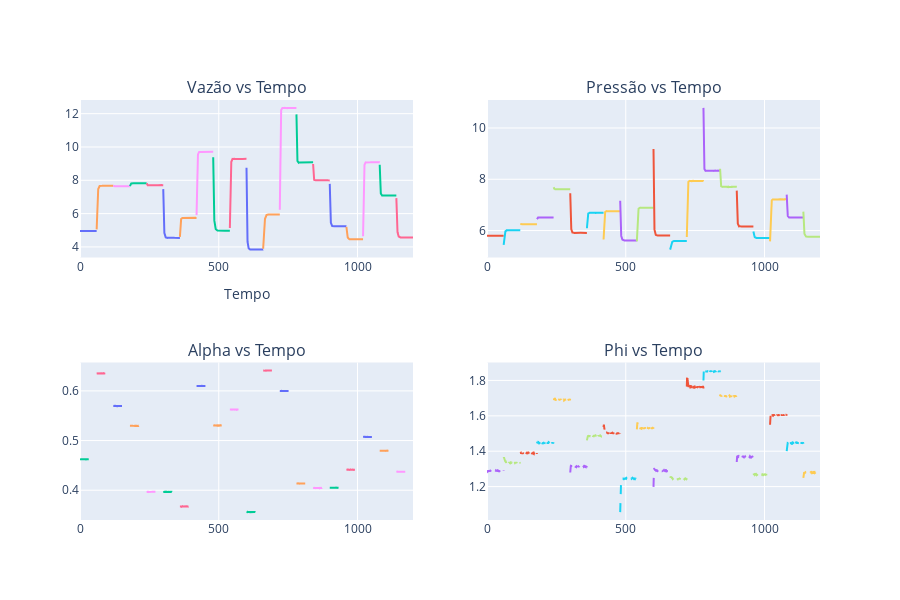

Here is the notebook cell this chart was saved with:
### Markdown cell above
##### Gráfico do Modelo

### Code cell
fig = make_subplots(rows=2, cols=2, subplot_titles=("Vazão vs Tempo", "Pressão vs Tempo", "Alpha vs Tempo", "Phi vs Tempo"))

for i in range(0, nAlphas):
    # Vazão
    fig.add_trace(go.Scatter(x=interval[i], y=np.squeeze(massFlowrate[i]), mode='lines',
                             name='Vazão', legendgroup='massflow', showlegend=i == 0), row = 1, col = 1)
    # Pressão
    fig.add_trace(go.Scatter(x=interval[i], y=np.squeeze(PlenumPressure[i]), mode='lines',
                             name='Pressão', legendgroup='pressure', showlegend=i == 0), row = 1, col = 2)
    # Alphas
    fig.add_trace(go.Scatter(x=interval[i], y=np.squeeze(alpha_values[i]), mode='lines', 
                             name='Alphas', line=dict(dash='dash'), legendgroup='alpha', showlegend=i == 0), row = 2, col = 1)
    # Phi
    fig.add_trace(go.Scatter(x=interval[i], y=np.squeeze(phi_values[i]), mode='lines', 
                             name='Alphas', line=dict(dash='dash'), legendgroup='alpha', showlegend=i == 0), row = 2, col = 2)

# Atualiza layout
fig.update_layout(
    xaxis_title='Tempo',
    grid=dict(rows=1, columns=3),
    template='plotly',
    showlegend=False,
    height = 600
)

# Mostra a figura
fig.show()

### Figure 1 — Plotly figure (JSON) as saved in the notebook; plotly's stock layout.template omitted (floating-point values rounded to 4 significant figures; data arrays with more than 128 entries replaced by an {"elided": "..."} marker saying what was removed)
{"data": [{"legendgroup": "massflow", "mode": "lines", "name": "Vazão", "showlegend": true, "type": "scatter", "x": {"elided": "600 float values"}, "xaxis": "x", "y": {"elided": "600 float values"}, "yaxis": "y"}, {"legendgroup": "pressure", "mode": "lines", "name": "Pressão", "showlegend": true, "type": "scatter", "x": {"elided": "600 float values"}, "xaxis": "x2", "y": {"elided": "600 float values"}, "yaxis": "y2"}, {"legendgroup": "alpha", "line": {"dash": "dash"}, "mode": "lines", "name": "Alphas", "showlegend": true, "type": "scatter", "x": {"elided": "600 float values"}, "xaxis": "x3", "y": {"elided": "600 float values"}, "yaxis": "y3"}, {"legendgroup": "alpha", "line": {"dash": "dash"}, "mode": "lines", "name": "Alphas", "showlegend": true, "type": "scatter", "x": {"elided": "600 float values"}, "xaxis": "x4", "y": {"elided": "600 float values"}, "yaxis": "y4"}, {"legendgroup": "massflow", "mode": "lines", "name": "Vazão", "showlegend": false, "type": "scatter", "x": {"elided": "600 float values"}, "xaxis": "x", "y": {"elided": "600 float values"}, "yaxis": "y"}, {"legendgroup": "pressure", "mode": "lines", "name": "Pressão", "showlegend": false, "type": "scatter", "x": {"elided": "600 float values"}, "xaxis": "x2", "y": {"elided": "600 float values"}, "yaxis": "y2"}, {"legendgroup": "alpha", "line": {"dash": "dash"}, "mode": "lines", "name": "Alphas", "showlegend": false, "type": "scatter", "x": {"elided": "600 float values"}, "xaxis": "x3", "y": {"elided": "600 float values"}, "yaxis": "y3"}, {"legendgroup": "alpha", "line": {"dash": "dash"}, "mode": "lines", "name": "Alphas", "showlegend": false, "type": "scatter", "x": {"elided": "600 float values"}, "xaxis": "x4", "y": {"elided": "600 float values"}, "yaxis": "y4"}, {"legendgroup": "massflow", "mode": "lines", "name": "Vazão", "showlegend": false, "type": "scatter", "x": {"elided": "600 float values"}, "xaxis": "x", "y": {"elided": "600 float values"}, "yaxis": "y"}, {"legendgroup": "pressure", "mode": "lines", "name": "Pressão", "showlegend": false, "type": "scatter", "x": {"elided": "600 float values"}, "xaxis": "x2", "y": {"elided": "600 float values"}, "yaxis": "y2"}, {"legendgroup": "alpha", "line": {"dash": "dash"}, "mode": "lines", "name": "Alphas", "showlegend": false, "type": "scatter", "x": {"elided": "600 float values"}, "xaxis": "x3", "y": {"elided": "600 float values"}, "yaxis": "y3"}, {"legendgroup": "alpha", "line": {"dash": "dash"}, "mode": "lines", "name": "Alphas", "showlegend": false, "type": "scatter", "x": {"elided": "600 float values"}, "xaxis": "x4", "y": {"elided": "600 float values"}, "yaxis": "y4"}, {"legendgroup": "massflow", "mode": "lines", "name": "Vazão", "showlegend": false, "type": "scatter", "x": {"elided": "600 float values"}, "xaxis": "x", "y": {"elided": "600 float values"}, "yaxis": "y"}, {"legendgroup": "pressure", "mode": "lines", "name": "Pressão", "showlegend": false, "type": "scatter", "x": {"elided": "600 float values"}, "xaxis": "x2", "y": {"elided": "600 float values"}, "yaxis": "y2"}, {"legendgroup": "alpha", "line": {"dash": "dash"}, "mode": "lines", "name": "Alphas", "showlegend": false, "type": "scatter", "x": {"elided": "600 float values"}, "xaxis": "x3", "y": {"elided": "600 float values"}, "yaxis": "y3"}, {"legendgroup": "alpha", "line": {"dash": "dash"}, "mode": "lines", "name": "Alphas", "showlegend": false, "type": "scatter", "x": {"elided": "600 float values"}, "xaxis": "x4", "y": {"elided": "600 float values"}, "yaxis": "y4"}, {"legendgroup": "massflow", "mode": "lines", "name": "Vazão", "showlegend": false, "type": "scatter", "x": {"elided": "600 float values"}, "xaxis": "x", "y": {"elided": "600 float values"}, "yaxis": "y"}, {"legendgroup": "pressure", "mode": "lines", "name": "Pressão", "showlegend": false, "type": "scatter", "x": {"elided": "600 float values"}, "xaxis": "x2", "y": {"elided": "600 float values"}, "yaxis": "y2"}, {"legendgroup": "alpha", "line": {"dash": "dash"}, "mode": "lines", "name": "Alphas", "showlegend": false, "type": "scatter", "x": {"elided": "600 float values"}, "xaxis": "x3", "y": {"elided": "600 float values"}, "yaxis": "y3"}, {"legendgroup": "alpha", "line": {"dash": "dash"}, "mode": "lines", "name": "Alphas", "showlegend": false, "type": "scatter", "x": {"elided": "600 float values"}, "xaxis": "x4", "y": {"elided": "600 float values"}, "yaxis": "y4"}, {"legendgroup": "massflow", "mode": "lines", "name": "Vazão", "showlegend": false, "type": "scatter", "x": {"elided": "600 float values"}, "xaxis": "x", "y": {"elided": "600 float values"}, "yaxis": "y"}, {"legendgroup": "pressure", "mode": "lines", "name": "Pressão", "showlegend": false, "type": "scatter", "x": {"elided": "600 float values"}, "xaxis": "x2", "y": {"elided": "600 float values"}, "yaxis": "y2"}, {"legendgroup": "alpha", "line": {"dash": "dash"}, "mode": "lines", "name": "Alphas", "showlegend": false, "type": "scatter", "x": {"elided": "600 float values"}, "xaxis": "x3", "y": {"elided": "600 float values"}, "yaxis": "y3"}, {"legendgroup": "alpha", "line": {"dash": "dash"}, "mode": "lines", "name": "Alphas", "showlegend": false, "type": "scatter", "x": {"elided": "600 float values"}, "xaxis": "x4", "y": {"elided": "600 float values"}, "yaxis": "y4"}, {"legendgroup": "massflow", "mode": "lines", "name": "Vazão", "showlegend": false, "type": "scatter", "x": {"elided": "600 float values"}, "xaxis": "x", "y": {"elided": "600 float values"}, "yaxis": "y"}, {"legendgroup": "pressure", "mode": "lines", "name": "Pressão", "showlegend": false, "type": "scatter", "x": {"elided": "600 float values"}, "xaxis": "x2", "y": {"elided": "600 float values"}, "yaxis": "y2"}, {"legendgroup": "alpha", "line": {"dash": "dash"}, "mode": "lines", "name": "Alphas", "showlegend": false, "type": "scatter", "x": {"elided": "600 float values"}, "xaxis": "x3", "y": {"elided": "600 float values"}, "yaxis": "y3"}, {"legendgroup": "alpha", "line": {"dash": "dash"}, "mode": "lines", "name": "Alphas", "showlegend": false, "type": "scatter", "x": {"elided": "600 float values"}, "xaxis": "x4", "y": {"elided": "600 float values"}, "yaxis": "y4"}, {"legendgroup": "massflow", "mode": "lines", "name": "Vazão", "showlegend": false, "type": "scatter", "x": {"elided": "600 float values"}, "xaxis": "x", "y": {"elided": "600 float values"}, "yaxis": "y"}, {"legendgroup": "pressure", "mode": "lines", "name": "Pressão", "showlegend": false, "type": "scatter", "x": {"elided": "600 float values"}, "xaxis": "x2", "y": {"elided": "600 float values"}, "yaxis": "y2"}, {"legendgroup": "alpha", "line": {"dash": "dash"}, "mode": "lines", "name": "Alphas", "showlegend": false, "type": "scatter", "x": {"elided": "600 float values"}, "xaxis": "x3", "y": {"elided": "600 float values"}, "yaxis": "y3"}, {"legendgroup": "alpha", "line": {"dash": "dash"}, "mode": "lines", "name": "Alphas", "showlegend": false, "type": "scatter", "x": {"elided": "600 float values"}, "xaxis": "x4", "y": {"elided": "600 float values"}, "yaxis": "y4"}, {"legendgroup": "massflow", "mode": "lines", "name": "Vazão", "showlegend": false, "type": "scatter", "x": {"elided": "600 float values"}, "xaxis": "x", "y": {"elided": "600 float values"}, "yaxis": "y"}, {"legendgroup": "pressure", "mode": "lines", "name": "Pressão", "showlegend": false, "type": "scatter", "x": {"elided": "600 float values"}, "xaxis": "x2", "y": {"elided": "600 float values"}, "yaxis": "y2"}, {"legendgroup": "alpha", "line": {"dash": "dash"}, "mode": "lines", "name": "Alphas", "showlegend": false, "type": "scatter", "x": {"elided": "600 float values"}, "xaxis": "x3", "y": {"elided": "600 float values"}, "yaxis": "y3"}, {"legendgroup": "alpha", "line": {"dash": "dash"}, "mode": "lines", "name": "Alphas", "showlegend": false, "type": "scatter", "x": {"elided": "600 float values"}, "xaxis": "x4", "y": {"elided": "600 float values"}, "yaxis": "y4"}, {"legendgroup": "massflow", "mode": "lines", "name": "Vazão", "showlegend": false, "type": "scatter", "x": {"elided": "600 float values"}, "xaxis": "x", "y": {"elided": "600 float values"}, "yaxis": "y"}, {"legendgroup": "pressure", "mode": "lines", "name": "Pressão", "showlegend": false, "type": "scatter", "x": {"elided": "600 float values"}, "xaxis": "x2", "y": {"elided": "600 float values"}, "yaxis": "y2"}, {"legendgroup": "alpha", "line": {"dash": "dash"}, "mode": "lines", "name": "Alphas", "showlegend": false, "type": "scatter", "x": {"elided": "600 float values"}, "xaxis": "x3", "y": {"elided": "600 float values"}, "yaxis": "y3"}, {"legendgroup": "alpha", "line": {"dash": "dash"}, "mode": "lines", "name": "Alphas", "showlegend": false, "type": "scatter", "x": {"elided": "600 float values"}, "xaxis": "x4", "y": {"elided": "600 float values"}, "yaxis": "y4"}, {"legendgroup": "massflow", "mode": "lines", "name": "Vazão", "showlegend": false, "type": "scatter", "x": {"elided": "600 float values"}, "xaxis": "x", "y": {"elided": "600 float values"}, "yaxis": "y"}, {"legendgroup": "pressure", "mode": "lines", "name": "Pressão", "showlegend": false, "type": "scatter", "x": {"elided": "600 float values"}, "xaxis": "x2", "y": {"elided": "600 float values"}, "yaxis": "y2"}, {"legendgroup": "alpha", "line": {"dash": "dash"}, "mode": "lines", "name": "Alphas", "showlegend": false, "type": "scatter", "x": {"elided": "600 float values"}, "xaxis": "x3", "y": {"elided": "600 float values"}, "yaxis": "y3"}, {"legendgroup": "alpha", "line": {"dash": "dash"}, "mode": "lines", "name": "Alphas", "showlegend": false, "type": "scatter", "x": {"elided": "600 float values"}, "xaxis": "x4", "y": {"elided": "600 float values"}, "yaxis": "y4"}, {"legendgroup": "massflow", "mode": "lines", "name": "Vazão", "showlegend": false, "type": "scatter", "x": {"elided": "600 float values"}, "xaxis": "x", "y": {"elided": "600 float values"}, "yaxis": "y"}, {"legendgroup": "pressure", "mode": "lines", "name": "Pressão", "showlegend": false, "type": "scatter", "x": {"elided": "600 float values"}, "xaxis": "x2", "y": {"elided": "600 float values"}, "yaxis": "y2"}, {"legendgroup": "alpha", "line": {"dash": "dash"}, "mode": "lines", "name": "Alphas", "showlegend": false, "type": "scatter", "x": {"elided": "600 float values"}, "xaxis": "x3", "y": {"elided": "600 float values"}, "yaxis": "y3"}, {"legendgroup": "alpha", "line": {"dash": "dash"}, "mode": "lines", "name": "Alphas", "showlegend": false, "type": "scatter", "x": {"elided": "600 float values"}, "xaxis": "x4", "y": {"elided": "600 float values"}, "yaxis": "y4"}, {"legendgroup": "massflow", "mode": "lines", "name": "Vazão", "showlegend": false, "type": "scatter", "x": {"elided": "600 float values"}, "xaxis": "x", "y": {"elided": "600 float values"}, "yaxis": "y"}, {"legendgroup": "pressure", "mode": "lines", "name": "Pressão", "showlegend": false, "type": "scatter", "x": {"elided": "600 float values"}, "xaxis": "x2", "y": {"elided": "600 float values"}, "yaxis": "y2"}, {"legendgroup": "alpha", "line": {"dash": "dash"}, "mode": "lines", "name": "Alphas", "showlegend": false, "type": "scatter", "x": {"elided": "600 float values"}, "xaxis": "x3", "y": {"elided": "600 float values"}, "yaxis": "y3"}, {"legendgroup": "alpha", "line": {"dash": "dash"}, "mode": "lines", "name": "Alphas", "showlegend": false, "type": "scatter", "x": {"elided": "600 float values"}, "xaxis": "x4", "y": {"elided": "600 float values"}, "yaxis": "y4"}, {"legendgroup": "massflow", "mode": "lines", "name": "Vazão", "showlegend": false, "type": "scatter", "x": {"elided": "600 float values"}, "xaxis": "x", "y": {"elided": "600 float values"}, "yaxis": "y"}, {"legendgroup": "pressure", "mode": "lines", "name": "Pressão", "showlegend": false, "type": "scatter", "x": {"elided": "600 float values"}, "xaxis": "x2", "y": {"elided": "600 float values"}, "yaxis": "y2"}, {"legendgroup": "alpha", "line": {"dash": "dash"}, "mode": "lines", "name": "Alphas", "showlegend": false, "type": "scatter", "x": {"elided": "600 float values"}, "xaxis": "x3", "y": {"elided": "600 float values"}, "yaxis": "y3"}, {"legendgroup": "alpha", "line": {"dash": "dash"}, "mode": "lines", "name": "Alphas", "showlegend": false, "type": "scatter", "x": {"elided": "600 float values"}, "xaxis": "x4", "y": {"elided": "600 float values"}, "yaxis": "y4"}, {"legendgroup": "massflow", "mode": "lines", "name": "Vazão", "showlegend": false, "type": "scatter", "x": {"elided": "600 float values"}, "xaxis": "x", "y": {"elided": "600 float values"}, "yaxis": "y"}, {"legendgroup": "pressure", "mode": "lines", "name": "Pressão", "showlegend": false, "type": "scatter", "x": {"elided": "600 float values"}, "xaxis": "x2", "y": {"elided": "600 float values"}, "yaxis": "y2"}, {"legendgroup": "alpha", "line": {"dash": "dash"}, "mode": "lines", "name": "Alphas", "showlegend": false, "type": "scatter", "x": {"elided": "600 float values"}, "xaxis": "x3", "y": {"elided": "600 float values"}, "yaxis": "y3"}, {"legendgroup": "alpha", "line": {"dash": "dash"}, "mode": "lines", "name": "Alphas", "showlegend": false, "type": "scatter", "x": {"elided": "600 float values"}, "xaxis": "x4", "y": {"elided": "600 float values"}, "yaxis": "y4"}, {"legendgroup": "massflow", "mode": "lines", "name": "Vazão", "showlegend": false, "type": "scatter", "x": {"elided": "600 float values"}, "xaxis": "x", "y": {"elided": "600 float values"}, "yaxis": "y"}, {"legendgroup": "pressure", "mode": "lines", "name": "Pressão", "showlegend": false, "type": "scatter", "x": {"elided": "600 float values"}, "xaxis": "x2", "y": {"elided": "600 float values"}, "yaxis": "y2"}, {"legendgroup": "alpha", "line": {"dash": "dash"}, "mode": "lines", "name": "Alphas", "showlegend": false, "type": "scatter", "x": {"elided": "600 float values"}, "xaxis": "x3", "y": {"elided": "600 float values"}, "yaxis": "y3"}, {"legendgroup": "alpha", "line": {"dash": "dash"}, "mode": "lines", "name": "Alphas", "showlegend": false, "type": "scatter", "x": {"elided": "600 float values"}, "xaxis": "x4", "y": {"elided": "600 float values"}, "yaxis": "y4"}, {"legendgroup": "massflow", "mode": "lines", "name": "Vazão", "showlegend": false, "type": "scatter", "x": {"elided": "600 float values"}, "xaxis": "x", "y": {"elided": "600 float values"}, "yaxis": "y"}, {"legendgroup": "pressure", "mode": "lines", "name": "Pressão", "showlegend": false, "type": "scatter", "x": {"elided": "600 float values"}, "xaxis": "x2", "y": {"elided": "600 float values"}, "yaxis": "y2"}, {"legendgroup": "alpha", "line": {"dash": "dash"}, "mode": "lines", "name": "Alphas", "showlegend": false, "type": "scatter", "x": {"elided": "600 float values"}, "xaxis": "x3", "y": {"elided": "600 float values"}, "yaxis": "y3"}, {"legendgroup": "alpha", "line": {"dash": "dash"}, "mode": "lines", "name": "Alphas", "showlegend": false, "type": "scatter", "x": {"elided": "600 float values"}, "xaxis": "x4", "y": {"elided": "600 float values"}, "yaxis": "y4"}, {"legendgroup": "massflow", "mode": "lines", "name": "Vazão", "showlegend": false, "type": "scatter", "x": {"elided": "600 float values"}, "xaxis": "x", "y": {"elided": "600 float values"}, "yaxis": "y"}, {"legendgroup": "pressure", "mode": "lines", "name": "Pressão", "showlegend": false, "type": "scatter", "x": {"elided": "600 float values"}, "xaxis": "x2", "y": {"elided": "600 float values"}, "yaxis": "y2"}, {"legendgroup": "alpha", "line": {"dash": "dash"}, "mode": "lines", "name": "Alphas", "showlegend": false, "type": "scatter", "x": {"elided": "600 float values"}, "xaxis": "x3", "y": {"elided": "600 float values"}, "yaxis": "y3"}, {"legendgroup": "alpha", "line": {"dash": "dash"}, "mode": "lines", "name": "Alphas", "showlegend": false, "type": "scatter", "x": {"elided": "600 float values"}, "xaxis": "x4", "y": {"elided": "600 float values"}, "yaxis": "y4"}, {"legendgroup": "massflow", "mode": "lines", "name": "Vazão", "showlegend": false, "type": "scatter", "x": {"elided": "600 float values"}, "xaxis": "x", "y": {"elided": "600 float values"}, "yaxis": "y"}, {"legendgroup": "pressure", "mode": "lines", "name": "Pressão", "showlegend": false, "type": "scatter", "x": {"elided": "600 float values"}, "xaxis": "x2", "y": {"elided": "600 float values"}, "yaxis": "y2"}, {"legendgroup": "alpha", "line": {"dash": "dash"}, "mode": "lines", "name": "Alphas", "showlegend": false, "type": "scatter", "x": {"elided": "600 float values"}, "xaxis": "x3", "y": {"elided": "600 float values"}, "yaxis": "y3"}, {"legendgroup": "alpha", "line": {"dash": "dash"}, "mode": "lines", "name": "Alphas", "showlegend": false, "type": "scatter", "x": {"elided": "600 float values"}, "xaxis": "x4", "y": {"elided": "600 float values"}, "yaxis": "y4"}, {"legendgroup": "massflow", "mode": "lines", "name": "Vazão", "showlegend": false, "type": "scatter", "x": {"elided": "600 float values"}, "xaxis": "x", "y": {"elided": "600 float values"}, "yaxis": "y"}, {"legendgroup": "pressure", "mode": "lines", "name": "Pressão", "showlegend": false, "type": "scatter", "x": {"elided": "600 float values"}, "xaxis": "x2", "y": {"elided": "600 float values"}, "yaxis": "y2"}, {"legendgroup": "alpha", "line": {"dash": "dash"}, "mode": "lines", "name": "Alphas", "showlegend": false, "type": "scatter", "x": {"elided": "600 float values"}, "xaxis": "x3", "y": {"elided": "600 float values"}, "yaxis": "y3"}, {"legendgroup": "alpha", "line": {"dash": "dash"}, "mode": "lines", "name": "Alphas", "showlegend": false, "type": "scatter", "x": {"elided": "600 float values"}, "xaxis": "x4", "y": {"elided": "600 float values"}, "yaxis": "y4"}], "layout": {"annotations": [{"font": {"size": 16}, "showarrow": false, "text": "Vazão vs Tempo", "x": 0.225, "xanchor": "center", "xref": "paper", "y": 1, "yanchor": "bottom", "yref": "paper"}, {"font": {"size": 16}, "showarrow": false, "text": "Pressão vs Tempo", "x": 0.775, "xanchor": "center", "xref": "paper", "y": 1, "yanchor": "bottom", "yref": "paper"}, {"font": {"size": 16}, "showarrow": false, "text": "Alpha vs Tempo", "x": 0.225, "xanchor": "center", "xref": "paper", "y": 0.375, "yanchor": "bottom", "yref": "paper"}, {"font": {"size": 16}, "showarrow": false, "text": "Phi vs Tempo", "x": 0.775, "xanchor": "center", "xref": "paper", "y": 0.375, "yanchor": "bottom", "yref": "paper"}], "grid": {"columns": 3, "rows": 1}, "height": 600, "showlegend": false, "xaxis": {"anchor": "y", "domain": [0, 0.45], "title": {"text": "Tempo"}}, "xaxis2": {"anchor": "y2", "domain": [0.55, 1]}, "xaxis3": {"anchor": "y3", "domain": [0, 0.45]}, "xaxis4": {"anchor": "y4", "domain": [0.55, 1]}, "yaxis": {"anchor": "x", "domain": [0.625, 1]}, "yaxis2": {"anchor": "x2", "domain": [0.625, 1]}, "yaxis3": {"anchor": "x3", "domain": [0, 0.375]}, "yaxis4": {"anchor": "x4", "domain": [0, 0.375]}}}
